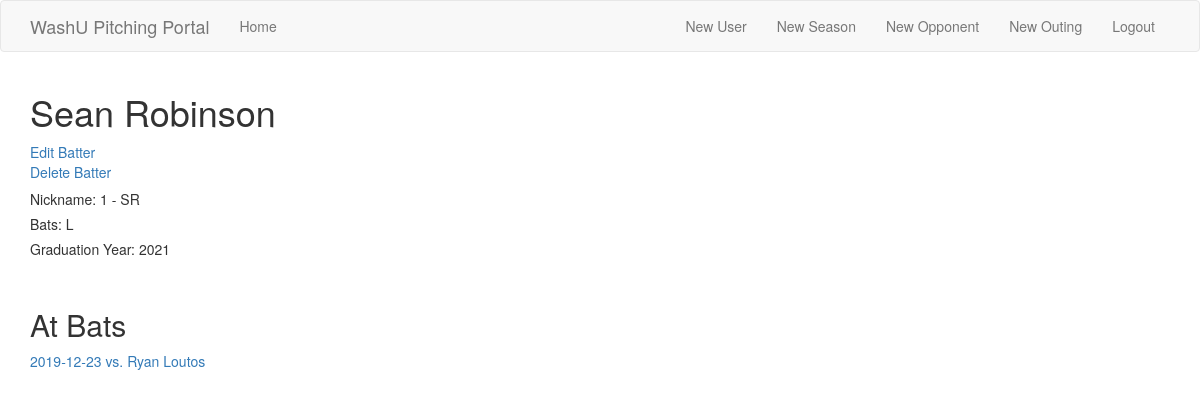
The app's page /batter/1 (signed in), older data.
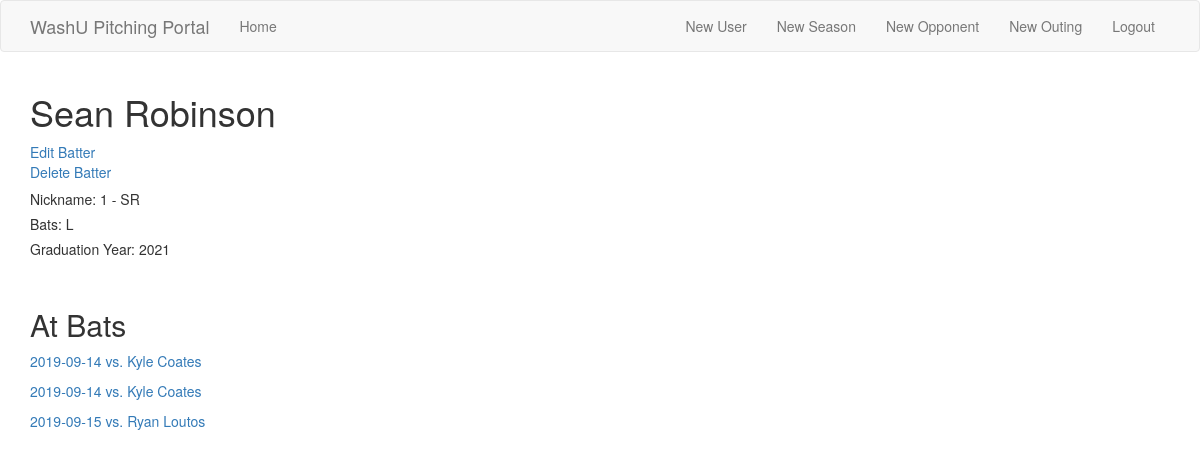
The same page, newer data.
### app/models.py (models this page shows, shortened)
class AtBat(db.Model):
    id = db.Column(db.Integer, primary_key=True)
    batter_id = db.Column(db.Integer, db.ForeignKey('batter.id'), index=True)
    outing_id = db.Column(db.Integer, db.ForeignKey('outing.id'), index=True)
    pitches = db.relationship('Pitch', backref='at_bat', lazy='dynamic')
    def __repr__(self):
        outing = Outing.query.filter_by(id=self.outing_id).first()
        pitcher = User.query.filter_by(id=outing.user_id).first()
        date = outing.date
        return f"{date} vs. {pitcher}"

class Outing(db.Model):
    id = db.Column(db.Integer, primary_key=True)
    date = db.Column(db.Date, index=True)
    opponent_id = db.Column(db.Integer,
                            db.ForeignKey('opponent.id'),
                            index=True)
    user_id = db.Column(db.Integer, db.ForeignKey('user.id'), index=True)
    season_id = db.Column(db.Integer, db.ForeignKey('season.id'), index=True)
    at_bats = db.relationship('AtBat', backref='outing', lazy='dynamic')

class User(UserMixin, db.Model):
    id = db.Column(db.Integer, primary_key=True)
    admin = db.Column(db.Boolean, index=True)
    username = db.Column(db.String(64), index=True, unique=True)
    email = db.Column(db.String(120), index=True, unique=True)
    password_hash = db.Column(db.String(128))
    firstname = db.Column(db.String(64))
    lastname = db.Column(db.String(64))
    grad_year = db.Column(db.String(8), index=True)
    throws = db.Column(db.String(8), index=True)
    outings = db.relationship('Outing', backref='pitcher', lazy='dynamic')
    def __repr__(self):
        return f'{self.firstname} {self.lastname}'

### app/routes.py (the view)
@app.route('/batter/<id>', methods=['GET', 'POST'])
@login_required
def batter(id):
    batter = Batter.query.filter_by(id=id).first()
    if not batter:
        flash("URL does not exist")
        return redirect(url_for('index'))
    return render_template('opponent/batter.html',
                           title=batter,
                           batter=batter)

### app/models.py (called while the page is built)
@login.user_loader
def load_user(id):
    return User.query.get(int(id))

    def __repr__(self):
        return self.short_name

### app/templates/opponent/batter.html
{% extends "base.html" %}
{% block app_content %}
    <h1>{{ batter.name }}</h1>
    <a href="{{ url_for('edit_batter', id=batter.id) }}">Edit Batter</a> <br>
    <a href="{{ url_for('delete_batter', id=batter.id) }}">Delete Batter</a>
    <h5>Nickname: {{ batter.short_name }}</h5>
    <h5>Bats: {{ batter.bats }}</h5>
    <h5>Graduation Year: {{ batter.grad_year }}</h5>
    <br>
    <h2>At Bats</h2>
    <div>
        {% for at_bat in batter.at_bats %}
        <p>
            <a href="#">{{ at_bat }}</a>
        </p>
        {% endfor %}
    </div>
{% endblock %}

Row changes from the older to the newer data that the page shows:
removed AtBat: outing.lastname "2019-12-23 vs. Ryan Loutos"
added AtBat: outing.lastname "2019-09-14 vs. Kyle Coates"
added AtBat: outing.lastname "2019-09-14 vs. Kyle Coates"
added AtBat: outing.lastname "2019-09-15 vs. Ryan Loutos"
